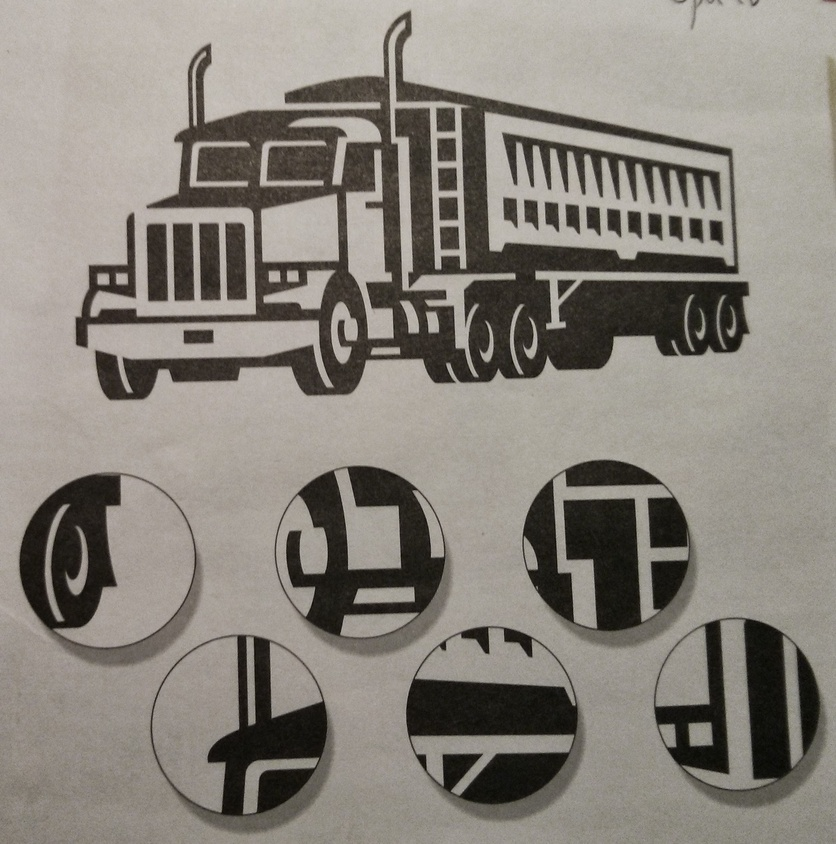
#> input picture python/projects/opencv/images/image1.jpg, 836 x 844 px, shrunk from 2149 x 2170 before the run
$ python warp-image.py ../images/image1.jpg
#> lines starting #> are read from the running program, lines starting #| are printed output that depends on the picture; after the words box and inside, x2 and y2 are one past the last pixel; in counts of white or black regions, pixels touching at a corner belong together
#> further down, source is the input picture: shape (844, 836, 3); mean B, G, R 123.6, 131.3, 136.6
import cv2
import numpy as np
import sys
import os

def order_points(points):
    ''' Given a collection of unsorted points, sort them
    in order of upper left, upper right, lower right, lower
    left of the rectangle. It is assumed there are four points
    passed in.

    :param points: The points to sort correctly
    :returns: The sorted points
    '''
    rect    = np.zeros((4, 2), np.float32)
    sums    = points.sum(axis=1)      # take the sum of the points
    rect[0] = points[np.argmin(sums)] # top left has the largest sum
    rect[2] = points[np.argmax(sums)] # bottom right has the smallest sum
    diff    = np.diff(points, axis=1) # take the different of the points
    rect[1] = points[np.argmin(diff)] # upper right will have lowest diff
    rect[3] = points[np.argmax(diff)] # bottom left will have largest diff
    return rect

def find_rectangle_points_quick(image):
    ''' Given an image, attempt to find the rectangular
    region of the image that can be later be transformed.

    :param image: The image with a rectangular region to transform
    :retuns: The points of the rectangular region
    '''
    im_base = image
    im_gray = cv2.cvtColor(im_base, cv2.COLOR_BGR2GRAY)
    im_blur = cv2.GaussianBlur(im_gray, (5, 5), 0)
    im_edge = cv2.Canny(im_gray, 75, 200)
    corners = cv2.goodFeaturesToTrack(im_edge, 4, 0.01, 10)
    return corners.reshape((-1, 2))

def find_rectangle_points(image):
    ''' Given an image, attempt to find the rectangular
    region of the image that can be later be transformed.

    :param image: The image with a rectangular region to transform
    :retuns: The points of the rectangular region
    '''
    im_base = image
    im_gray = cv2.cvtColor(im_base, cv2.COLOR_BGR2GRAY)
    im_blur = cv2.GaussianBlur(im_gray, (5, 5), 0)
    im_edge = cv2.Canny(im_gray, 75, 200)
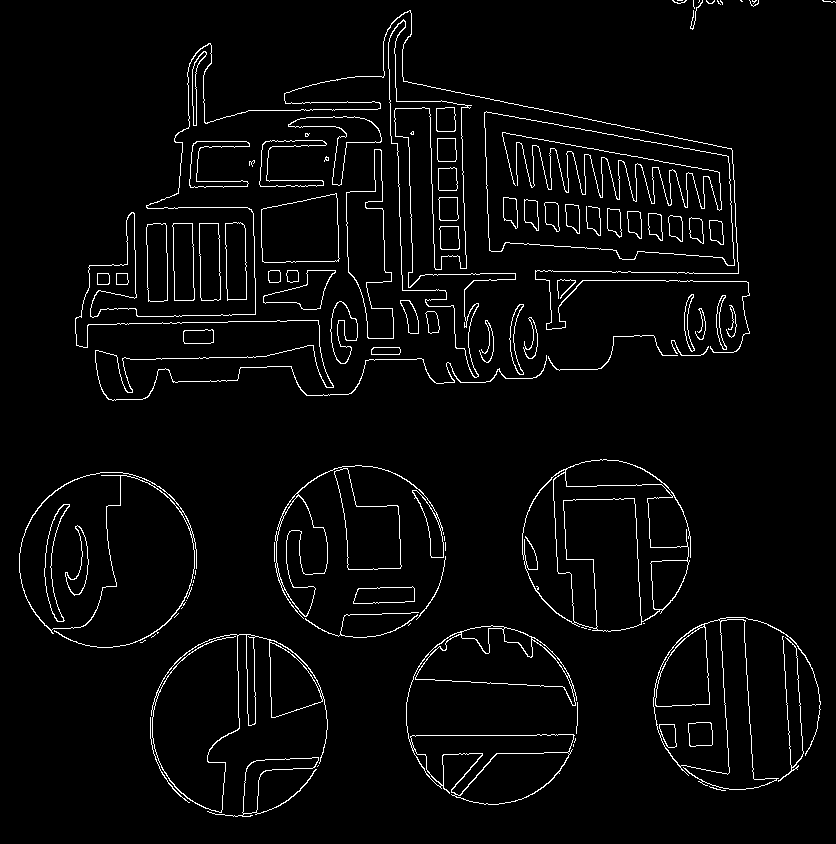
#> im_edge: shape (844, 836); 3.4% white in thin lines or dots
    contours, _ = cv2.findContours(im_edge, cv2.RETR_LIST, cv2.CHAIN_APPROX_SIMPLE)
#> contours = 215 contours, 83 with area under 20; largest, box (x1, y1, x2, y2) and area: (484, 111, 735, 266) 28584, (484, 111, 735, 266) 28565, (522, 459, 691, 632) 20722, (406, 625, 577, 805) 14338, (151, 634, 328, 813) 14126
    contours = sorted(contours, key = cv2.contourArea, reverse = True)[:5]
#> contours = 5 contours; box (x1, y1, x2, y2) and area: (484, 111, 735, 266) 28584, (484, 111, 735, 266) 28565, (522, 459, 691, 632) 20722, (406, 625, 577, 805) 14338, (151, 634, 328, 813) 14126

    for contour in contours:
        perimiter   = cv2.arcLength(contour, True)
        approximate = cv2.approxPolyDP(contour, 0.02 * perimiter, True)
        if len(approximate) == 4:
            return approximate.reshape(4, 2)
#> this loop made 1 pass
#> (perimiter, approximate) on pass 1: (793.1, [[484, 112], [489, 250], [734, 265], [728, 156]])
#> `points = find_rectangle_points(source)`: points = [[484, 112], [489, 250], [734, 265], [728, 156]]
    raise Exception("Could not find a rectangle in the image")

def transform_rectangle(image, points):
    ''' Given an image and a collection of points representing
    the rectangle to transform, perform an affine transformation
    on the given region specified by the supplied points.

    :param image: The image to transform the region from
    :param points: The four points marking the region to transform
    :returns: The transformed region of the image
    '''
    corners = order_points(points)
#> in order_points, `sums    = points.sum(axis=1)`: sums = [596, 739, 999, 884]
#> in order_points, `diff    = np.diff(points, axis=1)`: diff = [-372, -239, -469, -572]
#> corners = [[484, 112], [728, 156], [734, 265], [489, 250]]
    tl, tr, br, bl = points
#> tl = [484, 112]; tr = [489, 250]; br = [734, 265]; bl = [728, 156]

    width_t = np.sqrt(((tr[0] - tl[0]) ** 2) + ((tr[0] - tl[0]) ** 2))
#> width_t = 7.07
    width_b = np.sqrt(((br[0] - bl[0]) ** 2) + ((br[0] - bl[0]) ** 2))
#> width_b = 8.49
    width_m = int(max(width_t, width_b))
#> width_m = 8

    height_t = np.sqrt(((tr[1] - br[1]) ** 2) + ((tr[1] - br[1]) ** 2))
#> height_t = 21.21
    height_b = np.sqrt(((tl[1] - bl[1]) ** 2) + ((tl[1] - bl[1]) ** 2))
#> height_b = 62.23
    height_m = int(max(height_t, height_b))
#> height_m = 62

    warped_corners = np.array([
        [0, 0],
        [width_m - 1, 0],
        [width_m - 1, height_m - 1],
        [0, height_m - 1],
    ], np.float32)
#> warped_corners = [[0, 0], [7, 0], [7, 61], [0, 61]]

    affine = cv2.getPerspectiveTransform(corners, warped_corners)
#> affine = [[0.0161, -0.000583, -7.72], [-0.0573, 0.318, -7.85], [-0.000625, 7.76e-05, 1]]
    return cv2.warpPerspective(image, affine, (width_m, height_m))

def black_and_white(image):
    ''' Convert the image to black and white like a
    newspaper.

    :param image: The image to convert to black and white
    :returns: The converted image
    '''
    #method  = cv2.ADAPTIVE_THRESH_MEAN_C
    method  = cv2.ADAPTIVE_THRESH_GAUSSIAN_C
    thresh  = cv2.THRESH_BINARY
    im_blck = cv2.cvtColor(image, cv2.COLOR_BGR2GRAY)
    im_blck = cv2.adaptiveThreshold(im_blck, 255, method, thresh, 11, 2)
    return im_blck

if __name__ == "__main__":
    path   = os.path.abspath(sys.argv[1])
    source = cv2.imread(path)
    points = find_rectangle_points(source)
    warped = transform_rectangle(source, points)

    cv2.imshow('source', source)
    cv2.imshow('warped', black_and_white(warped))
    cv2.waitKey(0)
    cv2.destroyAllWindows()
